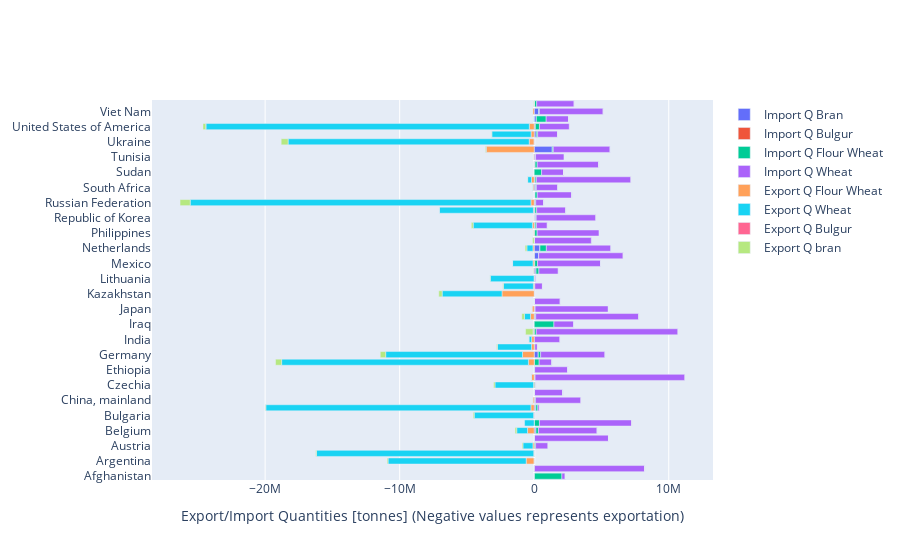

Notebook code cell kept with this figure:
### Code cell
fig = go.Figure(data=[
    go.Bar(name='Import Q Bran', y=df_import_export.Country, x=df_import_export.import_q_bran,orientation='h'),
    go.Bar(name='Import Q Bulgur', y=df_import_export.Country, x=df_import_export.import_q_bulgur,orientation='h'),
    go.Bar(name='Import Q Flour Wheat', y=df_import_export.Country, x=df_import_export.import_q_flour_wheat,orientation='h'),
    go.Bar(name='Import Q Wheat', y=df_import_export.Country, x=df_import_export.import_q_wheat,orientation='h'),
    go.Bar(name='Export Q Flour Wheat', y=df_import_export.Country, x=df_import_export.export_q_flour_wheat,orientation='h'),
    go.Bar(name='Export Q Wheat', y=df_import_export.Country, x=df_import_export.export_q_wheat,orientation='h'),
    go.Bar(name='Export Q Bulgur', y=df_import_export.Country, x=df_import_export.export_q_bulgur,orientation='h'),
    go.Bar(name='Export Q bran', y=df_import_export.Country, x=df_import_export.export_q_bran,orientation='h')

])
# Change the bar mode
fig.update_layout(barmode='relative')
fig.update_layout(
    xaxis_title="Export/Import Quantities [tonnes] (Negative values represents exportation)")
fig.show()

### Figure 1 — Plotly figure (JSON) as saved in the notebook; plotly's stock layout.template omitted (floating-point values rounded to 4 significant figures)
{"data": [{"name": "Import Q Bran", "orientation": "h", "type": "bar", "x": [236, 0, 65, 1754, 14379, 1827, 132885, 1802, 679, 122429, 62318, 25954, 6275, 44039, 0, 22695, 303172, 3756, 945, 5659, 4632, 73837, 66468, 117, 1975, 24326, 4638, 137400, 40646, 334073, 431661, 2, 32488, 70427, 123246, 56992, 72241, 61052, 115089, 64663, 0, 66444, 102394, 1348918, 104, 155130, 59965, 160888, 350000, 11429], "y": ["Afghanistan", "Algeria", "Argentina", "Australia", "Austria", "Bangladesh", "Belgium", "Brazil", "Bulgaria", "Canada", "China, mainland", "Colombia", "Czechia", "Egypt", "Ethiopia", "France", "Germany", "Hungary", "India", "Indonesia", "Iraq", "Italy", "Japan", "Jordan", "Kazakhstan", "Latvia", "Lithuania", "Malaysia", "Mexico", "Morocco", "Netherlands", "Nigeria", "Philippines", "Poland", "Republic of Korea", "Romania", "Russian Federation", "Saudi Arabia", "South Africa", "Spain", "Sudan", "Thailand", "Tunisia", "Turkey", "Ukraine", "United Kingdom", "United States of America", "Uzbekistan", "Viet Nam", "Yemen"]}, {"name": "Import Q Bulgur", "orientation": "h", "type": "bar", "x": [0, 0, 0, 2116, 0, 0, 0, 0, 0, 0, 0, 0, 0, 0, 0, 0, 0, 0, 0, 0, 0, 0, 0, 0, 0, 0, 0, 0, 0, 0, 0, 0, 0, 0, 0, 0, 0, 0, 0, 0, 0, 0, 0, 0, 0, 0, 31307, 0, 1, 0], "y": ["Afghanistan", "Algeria", "Argentina", "Australia", "Austria", "Bangladesh", "Belgium", "Brazil", "Bulgaria", "Canada", "China, mainland", "Colombia", "Czechia", "Egypt", "Ethiopia", "France", "Germany", "Hungary", "India", "Indonesia", "Iraq", "Italy", "Japan", "Jordan", "Kazakhstan", "Latvia", "Lithuania", "Malaysia", "Mexico", "Morocco", "Netherlands", "Nigeria", "Philippines", "Poland", "Republic of Korea", "Romania", "Russian Federation", "Saudi Arabia", "South Africa", "Spain", "Sudan", "Thailand", "Tunisia", "Turkey", "Ukraine", "United Kingdom", "United States of America", "Uzbekistan", "Viet Nam", "Yemen"]}, {"name": "Import Q Flour Wheat", "orientation": "h", "type": "bar", "x": [2056484, 0, 94, 20158, 90663, 269, 182408, 386898, 13515, 147511, 37362, 714, 75575, 22293, 31809, 345110, 176001, 44510, 2383, 148159, 1461058, 40093, 3139, 9105, 3379, 20608, 36180, 213033, 203179, 383, 471262, 1087, 186847, 90345, 25876, 127629, 42518, 163188, 44025, 94602, 548604, 156467, 14, 67585, 3169, 103156, 298051, 728636, 32837, 173723], "y": ["Afghanistan", "Algeria", "Argentina", "Australia", "Austria", "Bangladesh", "Belgium", "Brazil", "Bulgaria", "Canada", "China, mainland", "Colombia", "Czechia", "Egypt", "Ethiopia", "France", "Germany", "Hungary", "India", "Indonesia", "Iraq", "Italy", "Japan", "Jordan", "Kazakhstan", "Latvia", "Lithuania", "Malaysia", "Mexico", "Morocco", "Netherlands", "Nigeria", "Philippines", "Poland", "Republic of Korea", "Romania", "Russian Federation", "Saudi Arabia", "South Africa", "Spain", "Sudan", "Thailand", "Tunisia", "Turkey", "Ukraine", "United Kingdom", "United States of America", "Uzbekistan", "Viet Nam", "Yemen"]}, {"name": "Import Q Wheat", "orientation": "h", "type": "bar", "x": [258473, 8225654, 2922, 991, 922677, 5517718, 4360987, 6866327, 27881, 115051, 3374289, 2095562, 37570, 11138437, 2475980, 936885, 4781619, 190354, 1910833, 10534672, 1500000, 7652728, 5446645, 1923684, 29921, 566811, 83953, 1443190, 4683803, 6288066, 4799279, 4240715, 4626204, 814078, 4435406, 2155963, 579923, 2552983, 1589756, 7031736, 1656284, 4576536, 2141805, 4225784, 2507, 1472283, 2210889, 1686094, 4743795, 2785007], "y": ["Afghanistan", "Algeria", "Argentina", "Australia", "Austria", "Bangladesh", "Belgium", "Brazil", "Bulgaria", "Canada", "China, mainland", "Colombia", "Czechia", "Egypt", "Ethiopia", "France", "Germany", "Hungary", "India", "Indonesia", "Iraq", "Italy", "Japan", "Jordan", "Kazakhstan", "Latvia", "Lithuania", "Malaysia", "Mexico", "Morocco", "Netherlands", "Nigeria", "Philippines", "Poland", "Republic of Korea", "Romania", "Russian Federation", "Saudi Arabia", "South Africa", "Spain", "Sudan", "Thailand", "Tunisia", "Turkey", "Ukraine", "United Kingdom", "United States of America", "Uzbekistan", "Viet Nam", "Yemen"]}, {"name": "Export Q Flour Wheat", "orientation": "h", "type": "bar", "x": [0, -2383, -596508, -35524, -96117, -63, -496590, -3283, -45033, -245675, -102215, -1468, -49399, -198415, -9, -430154, -869947, -198699, -193961, -72281, 0, -272608, -158861, -4201, -2394972, -63177, -13751, -71448, -91960, -21617, -95075, -131, -33468, -132996, -23505, -60612, -244309, -136, -82159, -201462, 0, -17476, -31504, -3573953, -372958, -236073, -364645, 0, -117505, -23], "y": ["Afghanistan", "Algeria", "Argentina", "Australia", "Austria", "Bangladesh", "Belgium", "Brazil", "Bulgaria", "Canada", "China, mainland", "Colombia", "Czechia", "Egypt", "Ethiopia", "France", "Germany", "Hungary", "India", "Indonesia", "Iraq", "Italy", "Japan", "Jordan", "Kazakhstan", "Latvia", "Lithuania", "Malaysia", "Mexico", "Morocco", "Netherlands", "Nigeria", "Philippines", "Poland", "Republic of Korea", "Romania", "Russian Federation", "Saudi Arabia", "South Africa", "Spain", "Sudan", "Thailand", "Tunisia", "Turkey", "Ukraine", "United Kingdom", "United States of America", "Uzbekistan", "Viet Nam", "Yemen"]}, {"name": "Export Q Wheat", "orientation": "h", "type": "bar", "x": [0, 0, -10266234, -16148016, -741327, -1, -802544, -713313, -4414160, -19702348, -10535, 0, -2865356, -35966, 0, -18343653, -10170166, -2530263, -198965, -19076, 0, -454141, 0, -626, -4448039, -2225721, -3253830, -3622, -1517088, -160, -448515, -21, 0, -4401721, -1, -6993999, -25326784, -2, -52557, -287117, 0, -37, 0, -26503, -17920945, -2912722, -24041586, -30342, -4189, -81], "y": ["Afghanistan", "Algeria", "Argentina", "Australia", "Austria", "Bangladesh", "Belgium", "Brazil", "Bulgaria", "Canada", "China, mainland", "Colombia", "Czechia", "Egypt", "Ethiopia", "France", "Germany", "Hungary", "India", "Indonesia", "Iraq", "Italy", "Japan", "Jordan", "Kazakhstan", "Latvia", "Lithuania", "Malaysia", "Mexico", "Morocco", "Netherlands", "Nigeria", "Philippines", "Poland", "Republic of Korea", "Romania", "Russian Federation", "Saudi Arabia", "South Africa", "Spain", "Sudan", "Thailand", "Tunisia", "Turkey", "Ukraine", "United Kingdom", "United States of America", "Uzbekistan", "Viet Nam", "Yemen"]}, {"name": "Export Q Bulgur", "orientation": "h", "type": "bar", "x": [0, 0, 0, 0, 0, 0, 0, 0, 0, 0, 0, 0, 0, 0, 0, 0, 0, 0, 0, 0, 0, 0, 0, 0, 0, 0, 0, 0, 0, 0, 0, -3, 0, 0, 0, 0, 0, 0, 0, 0, 0, 0, 0, 0, 0, 0, -10618, 0, 0, 0], "y": ["Afghanistan", "Algeria", "Argentina", "Australia", "Austria", "Bangladesh", "Belgium", "Brazil", "Bulgaria", "Canada", "China, mainland", "Colombia", "Czechia", "Egypt", "Ethiopia", "France", "Germany", "Hungary", "India", "Indonesia", "Iraq", "Italy", "Japan", "Jordan", "Kazakhstan", "Latvia", "Lithuania", "Malaysia", "Mexico", "Morocco", "Netherlands", "Nigeria", "Philippines", "Poland", "Republic of Korea", "Romania", "Russian Federation", "Saudi Arabia", "South Africa", "Spain", "Sudan", "Thailand", "Tunisia", "Turkey", "Ukraine", "United Kingdom", "United States of America", "Uzbekistan", "Viet Nam", "Yemen"]}, {"name": "Export Q bran", "orientation": "h", "type": "bar", "x": [-89, 0, -72826, -56818, -67598, 0, -124753, 0, -77764, -39472, -1467, -3, -101430, -25, 0, -452180, -403475, -67201, -1525, -549762, 0, -193758, -7774, -6, -249455, -47690, -23398, -11606, -57, 0, -130992, -122849, 0, -139792, -99, -1949, -753339, -532, -1484, -19601, 0, 0, 0, -44661, -514027, -25463, -203710, 0, -3214, -41202], "y": ["Afghanistan", "Algeria", "Argentina", "Australia", "Austria", "Bangladesh", "Belgium", "Brazil", "Bulgaria", "Canada", "China, mainland", "Colombia", "Czechia", "Egypt", "Ethiopia", "France", "Germany", "Hungary", "India", "Indonesia", "Iraq", "Italy", "Japan", "Jordan", "Kazakhstan", "Latvia", "Lithuania", "Malaysia", "Mexico", "Morocco", "Netherlands", "Nigeria", "Philippines", "Poland", "Republic of Korea", "Romania", "Russian Federation", "Saudi Arabia", "South Africa", "Spain", "Sudan", "Thailand", "Tunisia", "Turkey", "Ukraine", "United Kingdom", "United States of America", "Uzbekistan", "Viet Nam", "Yemen"]}], "layout": {"barmode": "relative", "xaxis": {"title": {"text": "Export/Import Quantities [tonnes] (Negative values represents exportation)"}}}}
